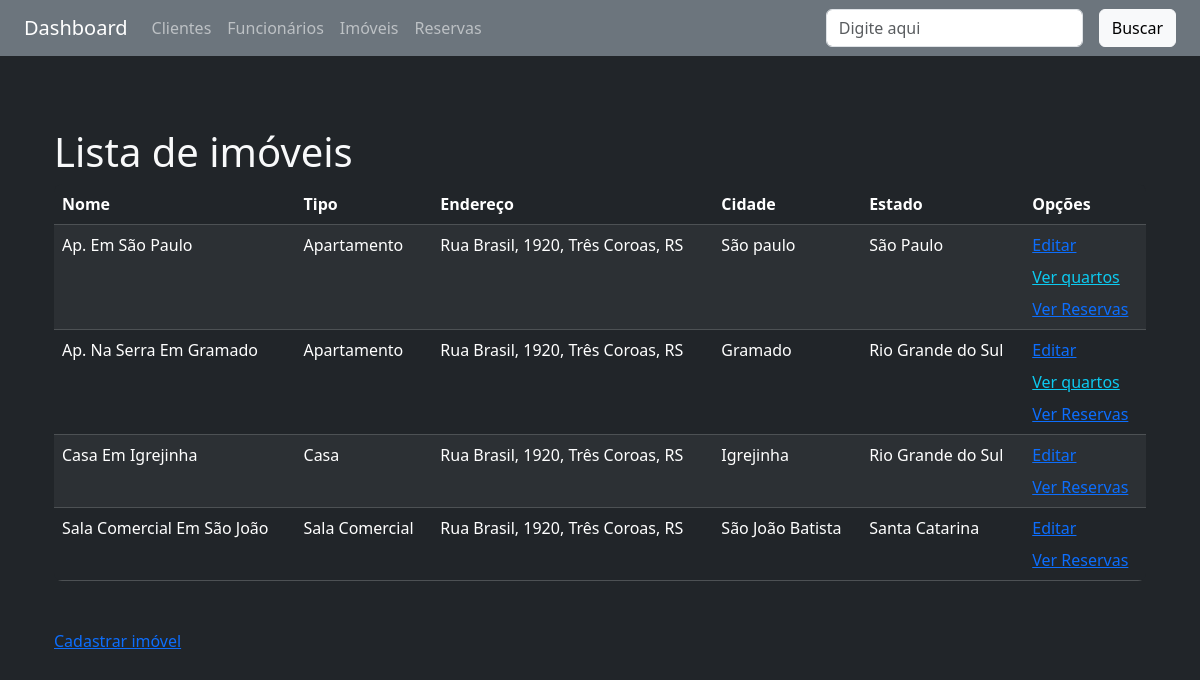
/imoveis/nome/, run on an earlier commit of the app's database.
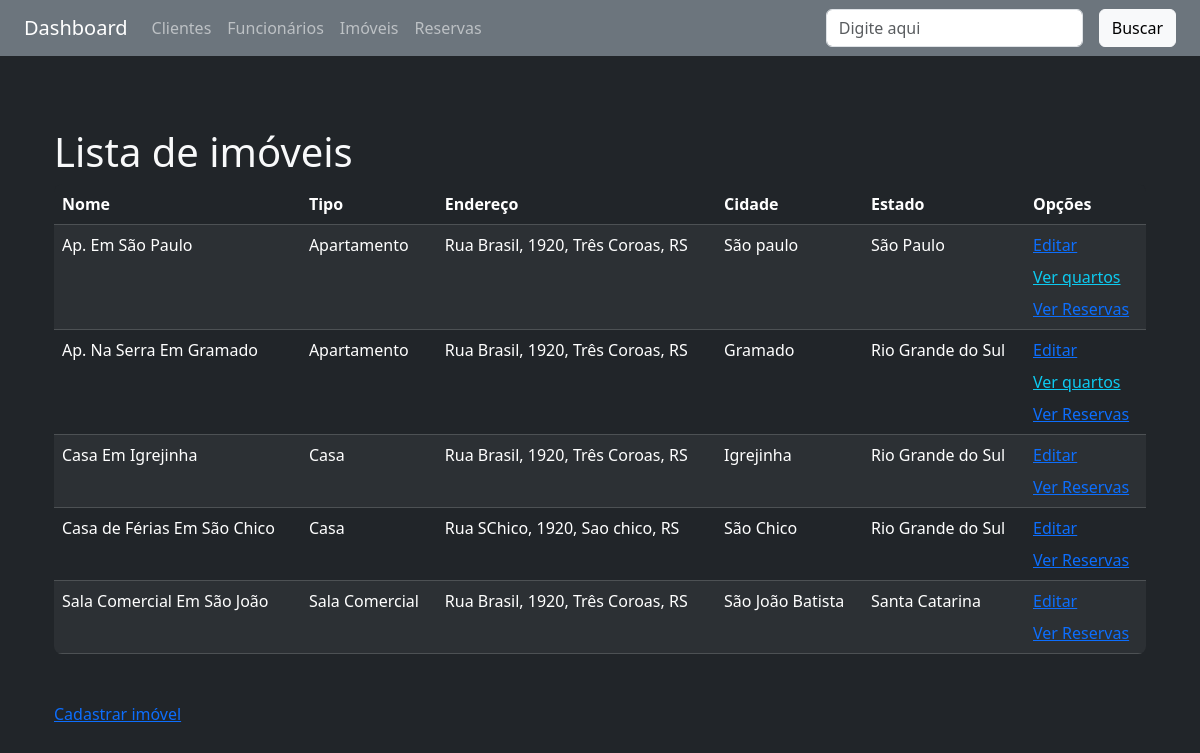
And on a later commit of the database.
### imoveis/models.py (models this page shows, shortened)
class Imovel(models.Model):
    TIPO_CHOICES = [
        ('AP', 'Apartamento'),
        ('CA', 'Casa'),
        ('SC', 'Sala Comercial'),
    ]
    ESTADO_CHOICES = [
        ('RS', 'Rio Grande do Sul'),
        ('SC', 'Santa Catarina'),
        ('SP', 'São Paulo'),
    ]
    nome = models.CharField(max_length=100)
    tipo = models.CharField(max_length=2, choices=TIPO_CHOICES)
    endereco = models.CharField(max_length=255)
    cidade = models.CharField(max_length=100)
    estado = models.CharField(max_length=2, choices=ESTADO_CHOICES)
    ativo = models.BooleanField(default=True)

### imoveis/views.py (the view)
# urls.py: path('imoveis/', include('imoveis.urls')),
def imoveis(request, campo):
    query = request.GET.get('busca', '')
    if campo == 'nome' and query:
        imoveis = Imovel.objects.filter(
            ativo=True, nome__icontains=query)
    else:
        imoveis = Imovel.objects.filter(ativo=True)
    if campo:
        campo_ordenacao = ORDENACAO_IMOVEIS_LOOKUP.get(campo)
        imoveis = imoveis.order_by(campo_ordenacao)
    dados = {'imoveis': imoveis, 'ativos': True}
    return render(request, 'imoveis/lista.html', dados)

### imoveis/templates/imoveis/lista.html
{% extends 'base.html' %}
{% block content %}
<div class="container-sm mt-5">
    <h1 class="h1">Lista de imóveis</h1>
</div>
<div class="container-sm mt-2">
    <div class="bg-dark rounded-3 overflow-hidden">
        <table cellpadding="5" cellspacing="1" class="table table-dark table-striped mb-0">
            <thead>
                <tr>
                    <th>Nome</th>
                    <th>Tipo</th>
                    <th>Endereço</th>
                    <th>Cidade</th>
                    <th>Estado</th>
                    <th>Opções</th>
                </tr>
            </thead>
            <tbody>
                {% for imovel in imoveis %}
                <tr>
                    <td>{{ imovel.nome }}</td>
                    <td>{{ imovel.get_tipo_display }}</td>
                    <td>{{ imovel.endereco }}</td>
                    <td>{{ imovel.cidade }}</td>
                    <td>{{ imovel.get_estado_display }}</td>
                    <td>
                        <div class="d-flex flex-column gap-2">
                            {% if imovel.tipo == 'AP' %}
                            <a href="{% url 'imoveis:editar' imovel.id %}" class="text-primary">Editar</a>
                            <a href="{% url 'imoveis:lista_quartos' imovel.id %}" class="text-info">Ver quartos</a>
                            <a href="{% url 'imoveis:reserva_quarto' imovel.id %}" class="text-primary">Ver
                                Reservas</a>
                            {% else %}
                            <a href="{% url 'imoveis:editar' imovel.id %}" class="text-primary">Editar</a>
                            <a href="{% url 'imoveis:reserva_quarto' imovel.id %}" class="text-primary">Ver
                                Reservas</a>
                            {% endif %}
                        </div>
                    </td>
                </tr>
                {% empty %}
                <tr>
                    <td colspan="6">Nenhum imóvel cadastrado.</td>
                </tr>
                {% endfor %}
            </tbody>
        </table>
    </div>
</div>
<div class="container-sm mt-5">
    <a href="{% url 'imoveis:cadastrar' %}">Cadastrar imóvel</a>
</div>
{% endblock %}

### core/templates/base.html (shortened to what this page needs)
<!DOCTYPE html>
<html lang="pt-br">
<head>
    <link href="https://cdn.jsdelivr.net/npm/bootstrap@5.3.6/dist/css/bootstrap.min.css" rel="stylesheet">
</head>
<body class="bg-dark text-light">
    <nav class="navbar navbar-expand-lg navbar-dark bg-secondary px-4">
        <a class="navbar-brand" href="{% url 'core:index' %}">Dashboard</a>
        <div class="collapse navbar-collapse">
            <ul class="navbar-nav me-auto">
                <li class="nav-item">
                    <a class="nav-link" href="{% url 'clientes:lista' 'nome' %}">Clientes</a>
                </li>
                <li class="nav-item">
                    <a class="nav-link" href="{% url 'funcionarios:lista' 'nome' %}">Funcionários</a>
                </li>
                <li class="nav-item">
                    <a class="nav-link" href="{% url 'imoveis:lista' 'nome' %}">Imóveis</a>
                </li>
                <li class="nav-item">
                    <a class="nav-link" href="{% url 'imoveis:lista_reservas' 'cliente' %}">Reservas</a>
                </li>
            </ul>
        </div>
        {% include 'partials/_busca.html' %}
    </nav>
    <main class="container py-4">
        {% block content %}{% endblock %}
    </main>
</body>
</html>

### core/templates/partials/_busca.html
<form class="d-flex gap-3">
    <input type="text" name="busca" placeholder="Digite aqui" value="{{ query|default:'' }}"
        class="rounded-2 form-control">
    <button type="submit" class="btn btn-light">Buscar</button>
</form>

What changed in the data, as far as the page shows it:
added Imovel: nome "Casa de Férias Em São Chico", tipo "Casa", endereco "Rua SChico, 1920, Sao chico, RS", cidade "São Chico", estado "Rio Grande do Sul", shows "Editar"
